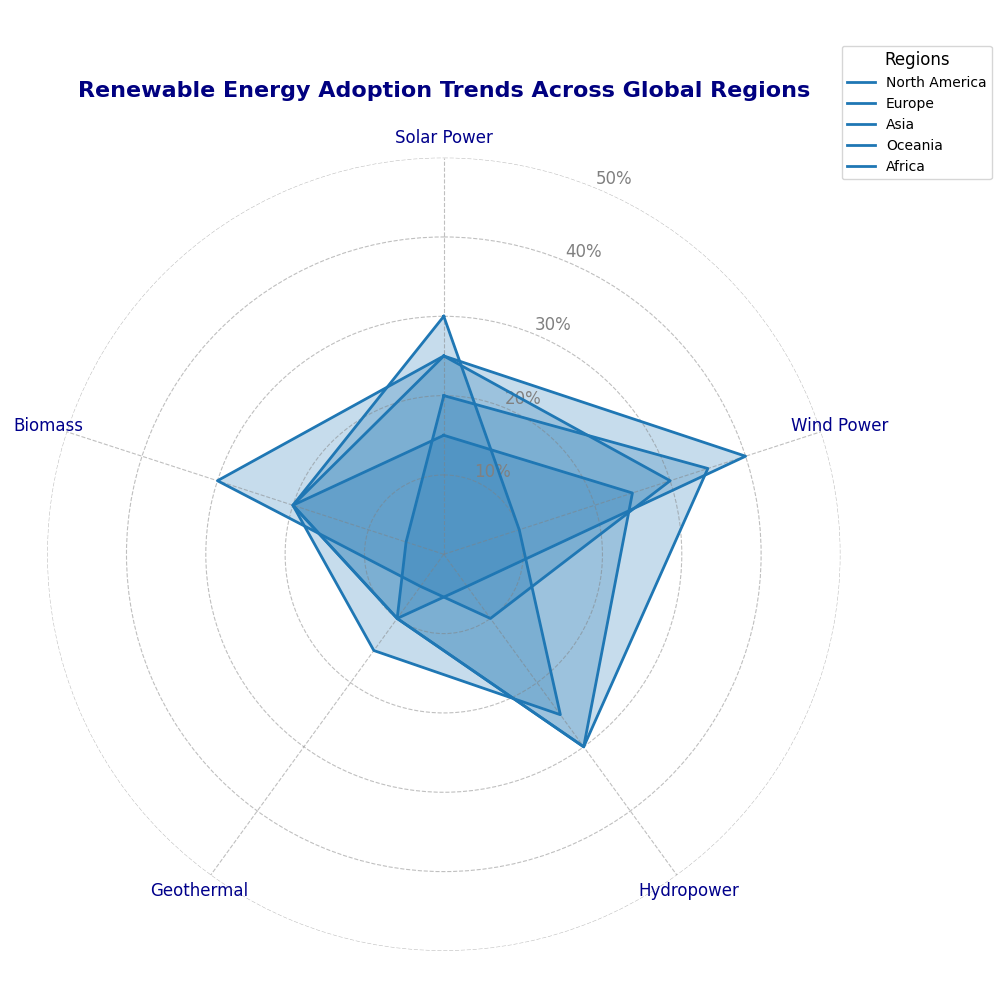

Reproduce this figure in Python.
import numpy as np
import matplotlib.pyplot as plt

sectors = ['Solar Power', 'Wind Power', 'Hydropower', 'Geothermal', 'Biomass']
regions = ['North America', 'Europe', 'Asia', 'Oceania', 'Africa']

# Manually shuffled renewable energy adoption scores
data = {
    'North America': [25, 40, 5, 10, 20],
    'Europe': [20, 35, 30, 10, 5],
    'Asia': [25, 30, 10, 5, 30],
    'Oceania': [30, 10, 25, 15, 20],
    'Africa': [15, 25, 30, 10, 20]
}

data_array = np.array([data[region] for region in regions])

def create_radar_chart(sectors, data, title, color):
    num_vars = len(sectors)
    angles = np.linspace(0, 2 * np.pi, num_vars, endpoint=False).tolist()
    angles += angles[:1]

    fig, ax = plt.subplots(figsize=(10, 10), subplot_kw=dict(polar=True))

    ax.set_theta_offset(np.pi / 2)
    ax.set_theta_direction(-1)
    ax.set_xticks(angles[:-1])
    ax.set_xticklabels(sectors, fontsize=12, color='darkblue')

    for region, values in data.items():
        values += values[:1]
        ax.plot(angles, values, linewidth=2, linestyle='solid', label=region, color=color)
        ax.fill(angles, values, color=color, alpha=0.25)

    plt.title(title, size=16, weight='bold', color='navy', va='bottom', pad=20)
    plt.legend(loc='upper right', bbox_to_anchor=(1.2, 1.15), fontsize=10, title="Regions", title_fontsize=12)

    ax.yaxis.grid(True, color='gray', linestyle='--', alpha=0.5)
    ax.xaxis.grid(True, color='gray', linestyle='--', alpha=0.5)
    ax.set_yticks([10, 20, 30, 40, 50])
    ax.set_yticklabels(['10%', '20%', '30%', '40%', '50%'], color='gray', size=12)

    ax.spines['polar'].set_visible(False)

    plt.tight_layout()
    plt.show()

color = '#1f77b4'  # Single color for all data groups
title = "Renewable Energy Adoption Trends Across Global Regions"
create_radar_chart(sectors, data, title, color)
